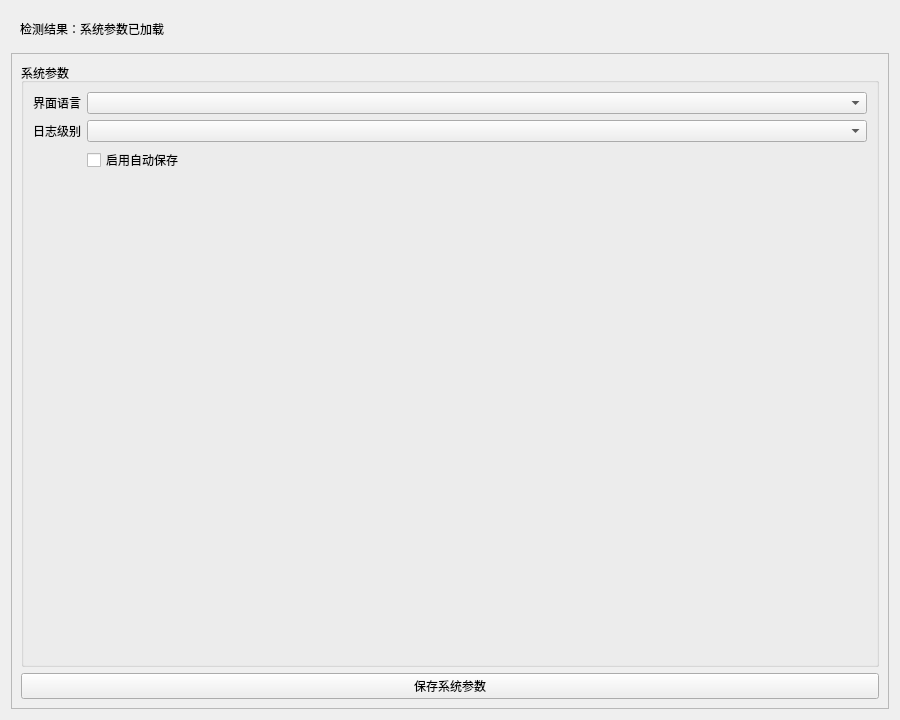
<?xml version="1.0" encoding="UTF-8"?>
<ui version="4.0">
 <class>ParametersPage</class>
 <widget class="QWidget" name="ParametersPage">
  <property name="geometry"><rect><x>0</x><y>0</y><width>900</width><height>720</height></rect></property>
  <layout class="QVBoxLayout" name="verticalLayout">
   <item>
    <widget class="QFrame" name="pageHeader">
     <layout class="QHBoxLayout" name="headerLayout">
      <item><widget class="QLabel" name="pageResult"><property name="text"><string>检测结果：系统参数已加载</string></property></widget></item>
     </layout>
    </widget>
   </item>
   <item>
    <widget class="QScrollArea" name="scrollArea">
     <property name="widgetResizable"><bool>true</bool></property>
     <widget class="QWidget" name="scrollContent">
      <layout class="QVBoxLayout" name="contentLayout">
       <item>
        <widget class="QGroupBox" name="systemGroup">
         <property name="title"><string>系统参数</string></property>
         <layout class="QFormLayout" name="systemForm">
          <item row="0" column="0"><widget class="QLabel" name="languageLabel"><property name="text"><string>界面语言</string></property></widget></item>
          <item row="0" column="1"><widget class="QComboBox" name="languageCombo"/></item>
          <item row="1" column="0"><widget class="QLabel" name="logLevelLabel"><property name="text"><string>日志级别</string></property></widget></item>
          <item row="1" column="1"><widget class="QComboBox" name="logLevelCombo"/></item>
          <item row="2" column="1"><widget class="QCheckBox" name="autoSaveCheck"><property name="text"><string>启用自动保存</string></property></widget></item>
         </layout>
        </widget>
       </item>
       <item><widget class="QPushButton" name="saveSystemButton"><property name="text"><string>保存系统参数</string></property></widget></item>
      </layout>
     </widget>
    </widget>
   </item>
  </layout>
 </widget>
 <resources/>
 <connections/>
</ui>
